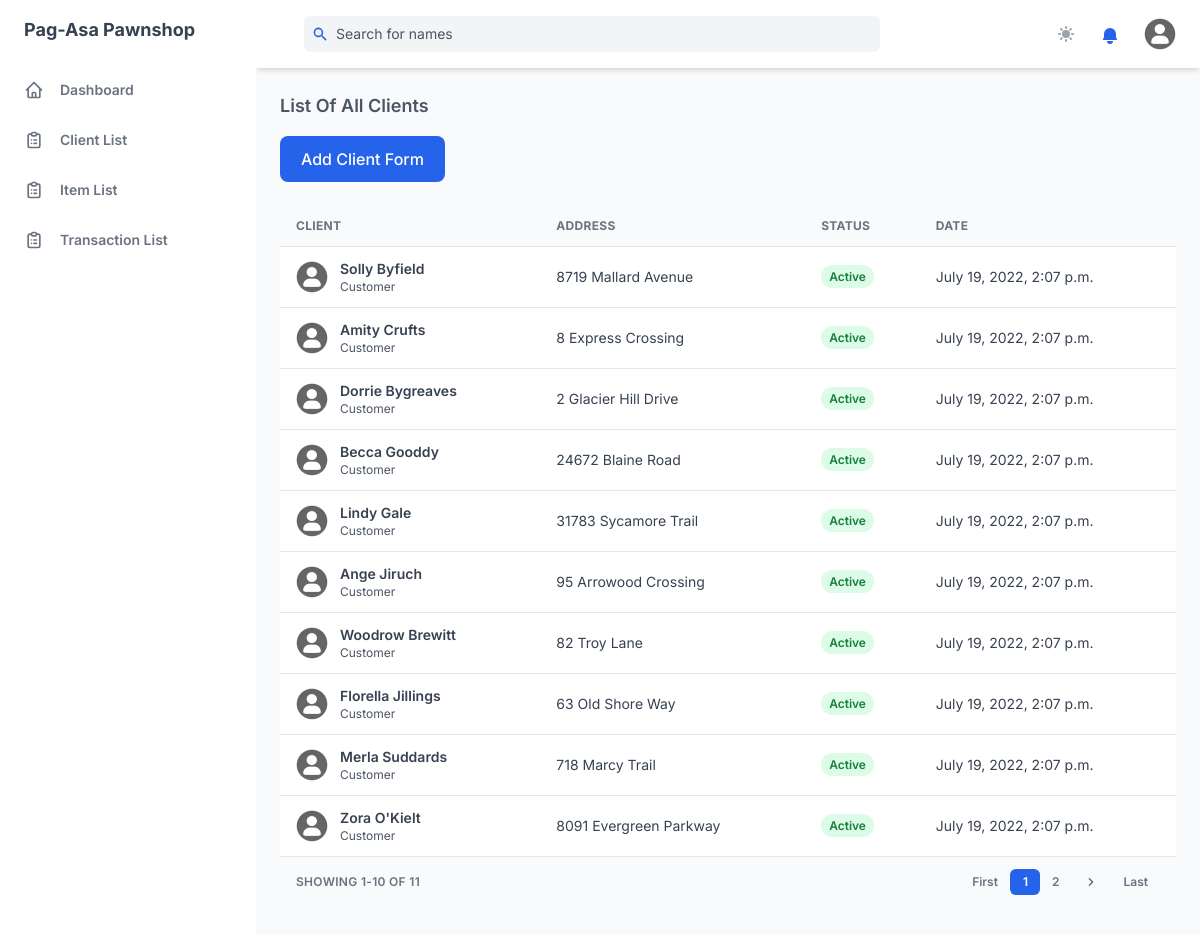
/client/list/ (signed in), run on an earlier commit of the app's database.
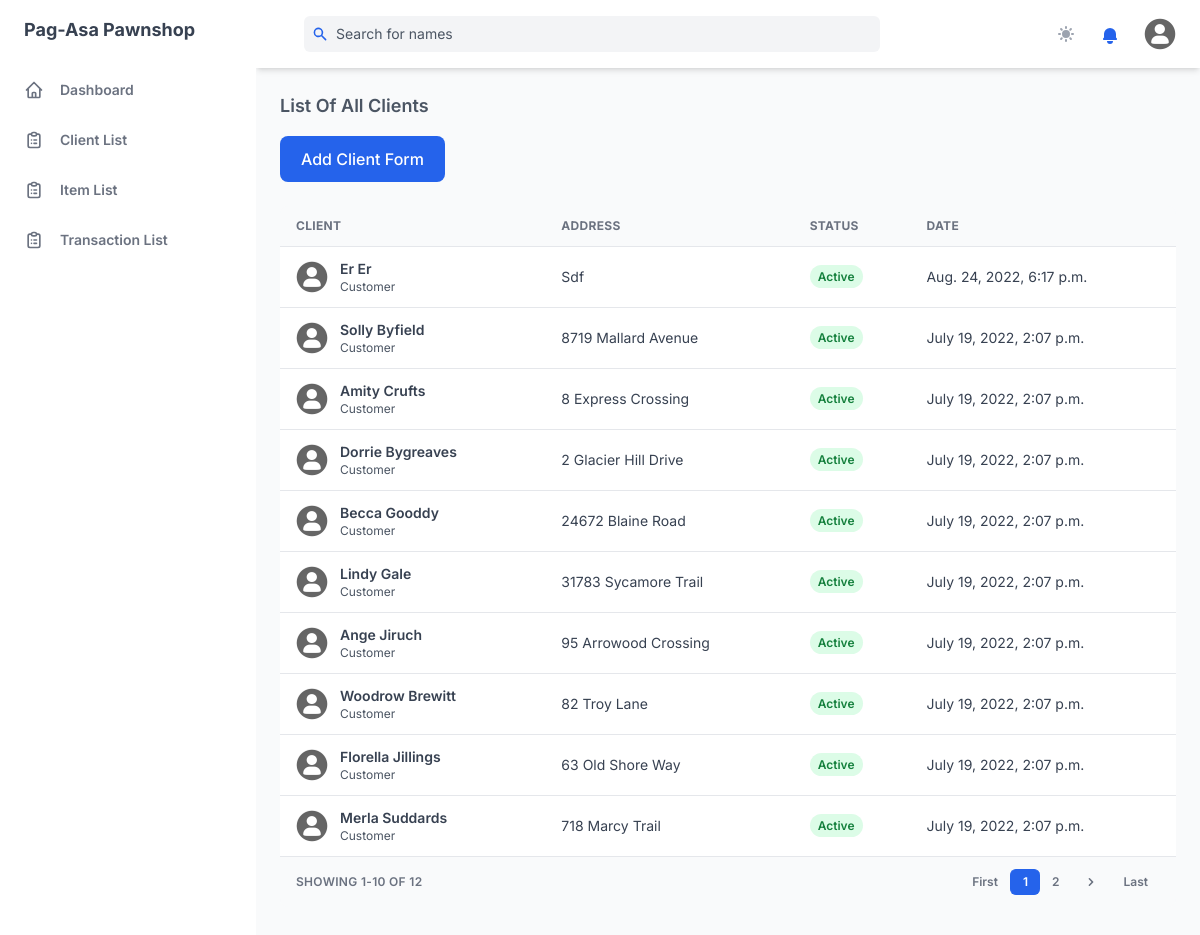
And on a later commit of the database.
### management_system/models.py (models this page shows, shortened)
class Client(models.Model):
    CLIENT_STATUS =  [
    ('active', 'Active'),
    ('inactive', 'Inactive'),
    ]
    first_name = models.CharField(max_length=255)
    last_name = models.CharField(max_length=255)
    middle_name = models.CharField(max_length=255, null=True, blank=True)
    address = models.TextField(max_length=500)
    contact_number = models.IntegerField()
    email_address = models.CharField(max_length=255, blank=True, null=True)
    status = models.CharField(max_length=10, choices=CLIENT_STATUS, default='active')
    created = models.DateTimeField(auto_now_add=True)
    updated = models.DateTimeField(auto_now=True)

### management_system/views.py (the view)
class ClientListView(LoginRequiredMixin, ListView):
    model = Client
    template_name = "client_list_full.html"
    paginate_by = 10
    context_object_name = 'clients'
    ordering = ['-created']
    def get_context_data(self, **kwargs):
        context = super(ClientListView, self).get_context_data(**kwargs)
        transactions = five_days_due_date(Transaction)
        context['count_notification'] = len(transactions)
        return context

### management_system/models.py (called while the page is built)
    @property
    def due_date(self):
        month = datetime.timedelta(self.month*30)
        due_date = self.date_pawned + month
        return due_date

### management_system/views.py (called while the page is built)
def five_days_due_date(model):
    transactions = model.objects.filter(
        Q(status='Renew') | Q(status='New'))
    e_list = []
    for transaction in transactions:
        expiration = transaction.due_date
        date_now = datetime.datetime.now().date()
        days = (expiration) - date_now
        if days.days <= 5 and days.days >= 0:
            e_list.append(transaction.id)
    five_days_before_expire = model.objects.filter(pk__in=e_list)
    return five_days_before_expire

### templates/client_list_full.html
{% extends 'base.html' %}
{% block content %}
    {% include 'components/client_list.html' %}
{% endblock%}

### templates/components/client_list.html (shortened to what the changed rows need)
{% load static %}
{% load mathfilters %}
<div id="content" class="mt-6">
  <div class="w-full overflow-hidden rounded-lg shadow-xs">
    <div class="w-full overflow-x-auto">
      <table class="w-full whitespace-no-wrap">
        <thead>
          <tr
            class="text-xs font-semibold tracking-wide text-left text-gray-500 uppercase border-b dark:border-gray-700 bg-gray-50 dark:text-gray-400 dark:bg-gray-800"
          >
            <th class="px-4 py-3">Client</th>
            <th class="px-4 py-3">Address</th>
            <th class="px-4 py-3">Status</th>
            <th class="px-4 py-3">Date</th>
          </tr>
        </thead>
        <tbody class="bg-white divide-y dark:divide-gray-700 dark:bg-gray-800">
          {% for client in clients %}
          <tr class="text-gray-700 dark:text-gray-400">
            <td class="px-4 py-3">
              <div class="flex items-center text-sm">
                <div class="relative hidden w-8 h-8 mr-3 rounded-full md:block">
                  <img
                    class="object-cover w-full h-full rounded-full"
                    src="{% static 'assets/img/default.png' %}"
                    alt=""
                    loading="lazy"
                  />
                  <div
                    class="absolute inset-0 rounded-full shadow-inner"
                    aria-hidden="true"
                  ></div>
                </div>
                <div>
                  <a hx-boost="true" href="{% url 'client_detail' client.pk %}" hx-indicator="#my-indicator">
                    <p class="font-semibold">
                      {{client.first_name|title}} {{client.last_name|title}}
                    </p>
                  </a>
                  <p class="text-xs text-gray-600 dark:text-gray-400">
                    Customer
                  </p>
                </div>
              </div>
            </td>
            <td class="px-4 py-3 text-sm">{{ client.address|title }}</td>
            <td class="px-4 py-3 text-xs">
              <span
                class="px-2 py-1 font-semibold leading-tight bg-green-100 rounded-full dark:text-green-100 {% if client.status == 'active'%}text-green-700 dark:bg-green-700{% else %}text-red-600 dark:bg-red-600{% endif %}"
              >
               {{client.status|title}}
              </span>
            </td>
            <td class="px-4 py-3 text-sm">{{ client.created }}</td>
          </tr>
          {% endfor %}
        </tbody>
      </table>
    </div>
    <div
      class="grid px-4 py-3 text-xs font-semibold tracking-wide text-gray-500 uppercase border-t dark:border-gray-700 bg-gray-50 sm:grid-cols-9 dark:text-gray-400 dark:bg-gray-800"
    >
      <span class="flex items-center col-span-3">
        Showing {% if page_obj.number > 1%}{{page_obj.number|sub:1}}{% endif %}1-{% if page_obj.number == page_obj.paginator.num_pages%}{{page_obj.paginator.count}}{%else%}{{page_obj.number|mul:10}}{%endif%} of {{page_obj.paginator.count}}
      </span>
      <span class="col-span-2"></span>
      <span class="flex col-span-4 mt-2 sm:mt-auto sm:justify-end">
        <nav aria-label="Table navigation">
          <ul class="inline-flex items-center">
            {% for num in page_obj.paginator.page_range %}
            {% if page_obj.number == num %}
            <li>
              <a href="?page={{ num }}">
                <button
                  class="px-3 py-1 text-white transition-colors duration-150 bg-blue-600 border border-r-0 border-blue-600 rounded-md focus:outline-none focus:shadow-outline-blue"
                >
                  {{ num }}
                </button>
              </a>
            </li>
            {% elif num > page_obj.number|add:'-3' and num < page_obj.number|add:'3' %}
            <li>
              <a href="?page={{ num }}" hx-boost="true">
                <button
                  class="px-3 py-1 rounded-md focus:outline-none focus:shadow-outline-blue"
                >
                  {{ num }}
                </button>
              </a>
            </li>
            {% endif %}
            {% endfor %}
          </ul>
        </nav>
      </span>
    </div>
  </div>
</div>

What changed in the data, as far as the page shows it:
no longer on this page (row unchanged): Client: first_name "Zora", last_name "O'Kielt", address "8091 Evergreen Parkway", status "Active", created "July 19, 2022, 2:07 p.m."
added Client: first_name "Er", last_name "Er", address "Sdf", status "Active", created "Aug. 24, 2022, 6:17 p.m."
Also different on the page:
{{ page_obj.paginator.count }}: "11" → "12"
